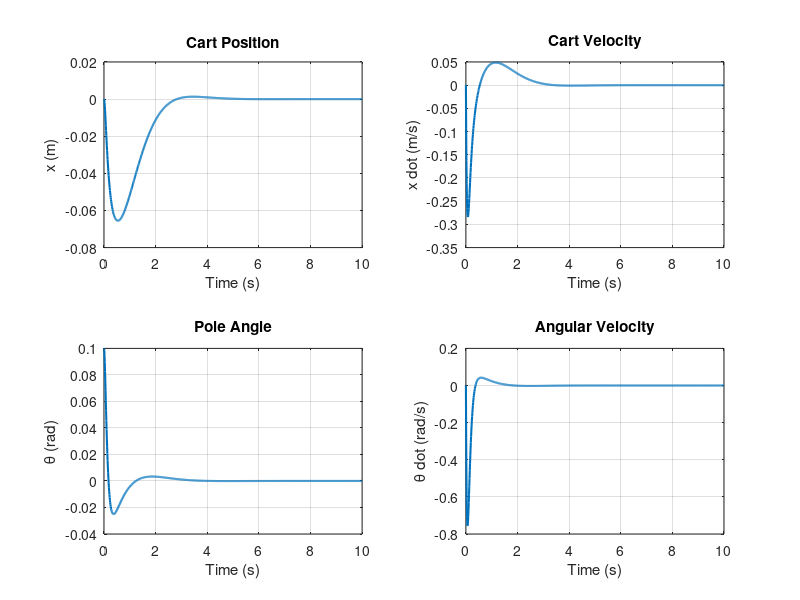

This chart was generated by the following MATLAB code: (Note: this script raises an error after producing the figure.)
clc;
clear;
close all;

%% Parameters
M = 0.5;   % cart mass (kg)
m = 0.2;   % pole mass (kg)
l = 0.3;   % pole length (m)
g = 9.81;  % gravity (m/s^2)

%% State-Space Model

A = [0 1 0 0;
     0 0 (m*g)/M 0;
     0 0 0 1;
     0 0 (g*(M+m))/(M*l) 0];

B = [0;
     1/M;
     0;
     1/(M*l)];

C = eye(4);
D = zeros(4,1);

sys = ss(A,B,C,D);

%% Controllability

Co = ctrb(A,B);
rank_Co = rank(Co);

fprintf('Controllability Rank = %d\n',rank_Co);

%% Open-loop poles

disp('Open-loop poles:')
eig(A)

%% LQR Controller

Q = diag([10 1 100 1]);
R = 0.1;

K_lqr = lqr(A,B,Q,R);

disp('LQR Gain:')
disp(K_lqr)

%% Closed-loop System

Acl = A - B*K_lqr;

sys_cl = ss(Acl,B,C,D);

disp('Closed-loop poles:')
eig(Acl)

%% ====================================================
%% Initial Condition Response
%% ====================================================

x0 = [0;
      0;
      0.1;
      0];      % 0.1 rad (~5.7 deg)

t = 0:0.01:10;

[y,t,x] = initial(sys_cl,x0,t);

figure;

subplot(2,2,1)
plot(t,x(:,1),'LineWidth',1.5)
grid on
title('Cart Position')
xlabel('Time (s)')
ylabel('x (m)')

subplot(2,2,2)
plot(t,x(:,2),'LineWidth',1.5)
grid on
title('Cart Velocity')
xlabel('Time (s)')
ylabel('x dot (m/s)')

subplot(2,2,3)
plot(t,x(:,3),'LineWidth',1.5)
grid on
title('Pole Angle')
xlabel('Time (s)')
ylabel('\theta (rad)')

subplot(2,2,4)
plot(t,x(:,4),'LineWidth',1.5)
grid on
title('Angular Velocity')
xlabel('Time (s)')
ylabel('\theta dot (rad/s)')

sgtitle('LQR Stabilization from Initial Disturbance')

%% ====================================================
%% Step Response
%% ====================================================

t = 0:0.01:10;

[y_step,t_step,x_step] = step(sys_cl,t);

figure;

subplot(2,2,1)
plot(t_step,squeeze(y_step(:,1,:)),'LineWidth',1.5)
grid on
title('Cart Position')

subplot(2,2,2)
plot(t_step,squeeze(y_step(:,2,:)),'LineWidth',1.5)
grid on
title('Cart Velocity')

subplot(2,2,3)
plot(t_step,squeeze(y_step(:,3,:)),'LineWidth',1.5)
grid on
title('Pole Angle')

subplot(2,2,4)
plot(t_step,squeeze(y_step(:,4,:)),'LineWidth',1.5)
grid on
title('Angular Velocity')

sgtitle('Closed-Loop Step Response')
